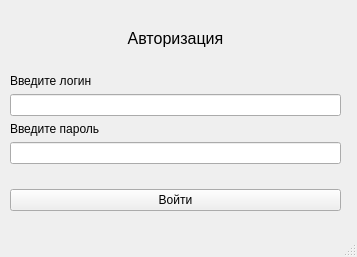
<?xml version="1.0" encoding="UTF-8"?>
<ui version="4.0">
 <class>MainWindow</class>
 <widget class="QMainWindow" name="MainWindow">
  <property name="geometry">
   <rect>
    <x>0</x>
    <y>0</y>
    <width>357</width>
    <height>257</height>
   </rect>
  </property>
  <property name="windowTitle">
   <string>MainWindow</string>
  </property>
  <widget class="QWidget" name="centralwidget">
   <widget class="QWidget" name="gridLayoutWidget">
    <property name="geometry">
     <rect>
      <x>10</x>
      <y>10</y>
      <width>331</width>
      <height>221</height>
     </rect>
    </property>
    <layout class="QGridLayout" name="gridLayout">
     <item row="2" column="0">
      <spacer name="verticalSpacer_2">
       <property name="orientation">
        <enum>Qt::Vertical</enum>
       </property>
       <property name="sizeHint" stdset="0">
        <size>
         <width>20</width>
         <height>40</height>
        </size>
       </property>
      </spacer>
     </item>
     <item row="3" column="0">
      <widget class="QLabel" name="label_2">
       <property name="text">
        <string>Введите логин</string>
       </property>
      </widget>
     </item>
     <item row="4" column="0">
      <widget class="QLineEdit" name="loginEdit"/>
     </item>
     <item row="5" column="0">
      <widget class="QLabel" name="label_3">
       <property name="text">
        <string>Введите пароль</string>
       </property>
      </widget>
     </item>
     <item row="8" column="0">
      <widget class="QPushButton" name="loginButton">
       <property name="text">
        <string>Войти</string>
       </property>
      </widget>
     </item>
     <item row="0" column="0">
      <spacer name="verticalSpacer_3">
       <property name="orientation">
        <enum>Qt::Vertical</enum>
       </property>
       <property name="sizeHint" stdset="0">
        <size>
         <width>20</width>
         <height>40</height>
        </size>
       </property>
      </spacer>
     </item>
     <item row="1" column="0">
      <widget class="QLabel" name="label">
       <property name="font">
        <font>
         <pointsize>12</pointsize>
        </font>
       </property>
       <property name="text">
        <string>Авторизация</string>
       </property>
       <property name="alignment">
        <set>Qt::AlignCenter</set>
       </property>
      </widget>
     </item>
     <item row="9" column="0">
      <spacer name="verticalSpacer_4">
       <property name="orientation">
        <enum>Qt::Vertical</enum>
       </property>
       <property name="sizeHint" stdset="0">
        <size>
         <width>20</width>
         <height>40</height>
        </size>
       </property>
      </spacer>
     </item>
     <item row="6" column="0">
      <widget class="QLineEdit" name="passEdit"/>
     </item>
     <item row="7" column="0">
      <spacer name="verticalSpacer">
       <property name="orientation">
        <enum>Qt::Vertical</enum>
       </property>
       <property name="sizeHint" stdset="0">
        <size>
         <width>20</width>
         <height>40</height>
        </size>
       </property>
      </spacer>
     </item>
    </layout>
   </widget>
  </widget>
  <widget class="QMenuBar" name="menubar">
   <property name="geometry">
    <rect>
     <x>0</x>
     <y>0</y>
     <width>357</width>
     <height>20</height>
    </rect>
   </property>
  </widget>
  <widget class="QStatusBar" name="statusbar"/>
 </widget>
 <resources/>
 <connections>
  <connection>
   <sender>loginButton</sender>
   <signal>clicked()</signal>
   <receiver>MainWindow</receiver>
   <slot>authButton()</slot>
   <hints>
    <hint type="sourcelabel">
     <x>175</x>
     <y>219</y>
    </hint>
    <hint type="destinationlabel">
     <x>178</x>
     <y>137</y>
    </hint>
   </hints>
  </connection>
 </connections>
 <slots>
  <slot>authButton()</slot>
 </slots>
</ui>
